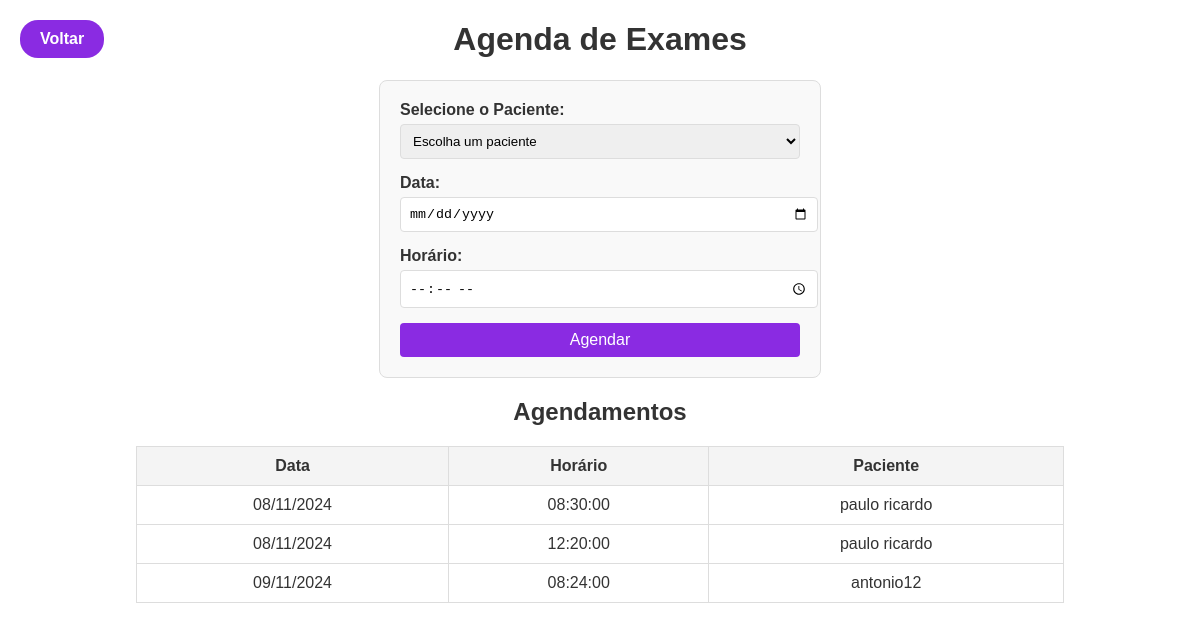
Page /agenda/agenda.php on the committed database.
### tables this page shows
CREATE TABLE `agenda` (
  `id` int(11) NOT NULL,
  `pac_id` int(11) NOT NULL,
  `data` date NOT NULL,
  `horario` time NOT NULL
);

CREATE TABLE `pacientes` (
  `pac_id` int(5) NOT NULL,
  `pac_nome` varchar(50) NOT NULL,
  `pac_cpf` varchar(11) NOT NULL,
  `pac_sus` varchar(15) NOT NULL,
  `pac_datanasc` date NOT NULL,
  `pac_celular` varchar(20) NOT NULL,
  `pac_telefone2` varchar(20) DEFAULT NULL,
  `pac_tel_recados` varchar(20) DEFAULT NULL,
  `pac_email` varchar(50) DEFAULT NULL,
  `pac_endereco` varchar(100) NOT NULL,
  `ubs_id` int(11) NOT NULL,
  `user_id` int(11) NOT NULL
);

### agenda/agenda.php (the view, shortened to what this page needs)
<?php
$host = "127.0.0.1";
$user = "root";
$password = "";
$dbname = "papanico";
$conn = new mysqli($host, $user, $password, $dbname);
$agendamentos = $conn->query("SELECT a.data, a.horario, p.pac_nome FROM agenda a JOIN pacientes p ON a.pac_id = p.pac_id ORDER BY a.data, a.horario");
?>
<!DOCTYPE html>
<html lang="pt-br">
<head>
    <link rel="stylesheet" href="agenda.css">
</head>
<body>
<button class="botao-voltar" onclick="window.location.href='./../index.php';">Voltar</button>
    <h1>Agenda de Exames</h1>
    <form action="agendar.php" method="post">
        <div>
            <label for="paciente">Selecione o Paciente:</label>
            <select id="paciente" name="pac_id" required>
                <option value="">Escolha um paciente</option>
            </select>
        </div>
        <div>
            <label for="data">Data:</label>
            <input type="date" id="data" name="data" required>
        </div>
        <div>
            <label for="horario">Horário:</label>
            <input type="time" id="horario" name="horario" required>
        </div>
        <button type="submit">Agendar</button>
    </form>
    <h2>Agendamentos</h2>
    <table>
        <thead>
            <tr>
                <th>Data</th>
                <th>Horário</th>
                <th>Paciente</th>
            </tr>
        </thead>
        <tbody>
            <?php while ($row = $agendamentos->fetch_assoc()): ?>
                <tr>
                    <td><?= date("d/m/Y", strtotime($row['data'])) ?></td>
                    <td><?= $row['horario'] ?></td>
                    <td><?= $row['pac_nome'] ?></td>
                </tr>
            <?php endwhile; ?>
        </tbody>
    </table>
</body>
</html>

### agenda/agenda.css (style rules this page uses)
body { font-family: Arial, sans-serif; margin: 20px; padding: 0; color: #333; }
h1, h2 { text-align: center; }
form { display: flex; flex-direction: column; max-width: 400px; margin: 20px auto; padding: 20px; border: 1px solid #ddd; border-radius: 8px; background: #f9f9f9; }
form div { margin-bottom: 15px; }
label { display: block; margin-bottom: 5px; font-weight: bold; }
input, select, button { width: 100%; padding: 8px; border: 1px solid #ddd; border-radius: 4px; }
button { background: #8A2BE2; color: white; border: none; cursor: pointer; font-size: 16px; }
table { width: 80%; margin: 20px auto; border-collapse: collapse; }
table, th, td { border: 1px solid #ddd; }
th, td { padding: 10px; text-align: center; }
th { background: #f4f4f4; }
.botao-voltar { width: 7%; text-align: center; position: absolute; top: 20px; left: 20px; background-color: #8A2BE2; color: #fff; padding: 10px 20px; border-radius: 18px; text-decoration: none; font-weight: bold; font-size: 16px; transition: background-color 0.3s ease; }

### rows in the picture
agenda: data "08/11/2024", horario "08:30:00", pac.pac_nome "paulo ricardo"
agenda: data "08/11/2024", horario "12:20:00", pac.pac_nome "paulo ricardo"
agenda: data "09/11/2024", horario "08:24:00", pac.pac_nome "antonio12"
